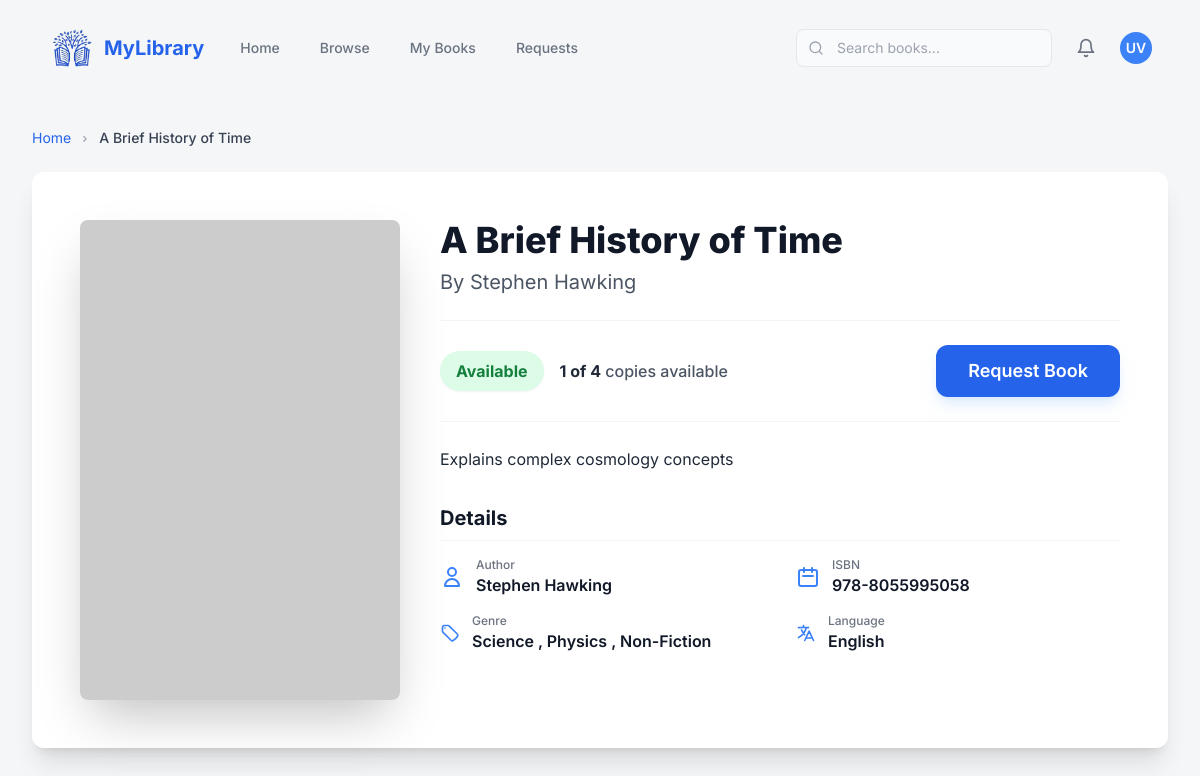
Before: /user/book/10/ (signed in) with the older database file.
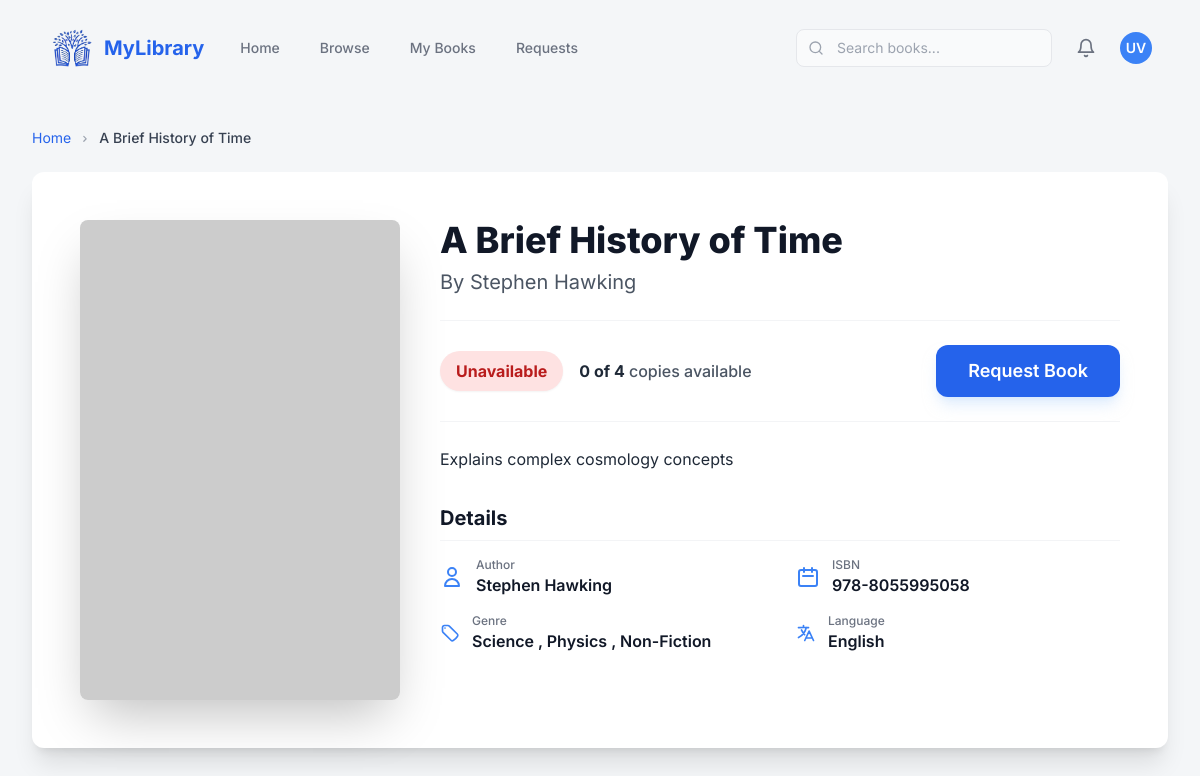
After: the same page with the newer database file.
### library_db/models.py (models this page shows, shortened)
class Book(models.Model):
    book_id = models.AutoField(primary_key=True)
    isbn = models.CharField(max_length=20, unique=True)
    title = models.CharField(max_length=255)
    author = models.CharField(max_length=100)
    genre = models.ManyToManyField(Genre, related_name='books')
    language = models.ForeignKey(Language, on_delete=models.CASCADE, related_name='books', null=True)
    description = models.TextField(blank=True, null=True)
    image_url = models.URLField(max_length=500, blank=True, null=True)
    total_copies = models.IntegerField()
    available_copies = models.IntegerField()
    def genre_display(self):
      return ', '.join(genre.genre_name for genre in self.genre.all())
    genre_display.short_description = 'Genres'

class Language(models.Model):
    language_id = models.AutoField(primary_key=True)
    language_name = models.CharField(max_length=100, unique=True)
    def __str__(self):
        return self.language_name

### LMS/views.py (the view)
# urls.py: path('user/book/<int:book_id>/', views.user_book_details, name='user_book_details'),
@login_required
def user_book_details(request, book_id):
    book = get_object_or_404(Book, book_id=book_id)
    return render(request, 'users/book_details.html', {'book': book})

### templates/users/book_details.html (shortened to what the changed rows need)
{% include "index.html" %}
{% block content %}
<main class="max-w-7xl mx-auto px-4 sm:px-6 lg:px-8 py-8">
    <nav class="text-sm text-gray-500 mb-6" aria-label="Breadcrumb">
        <ol class="list-none p-0 inline-flex">
            <li class="flex items-center">
                <a
                    href="{% url 'user_dashboard' %}"
                    class="text-blue-600 hover:text-blue-800 transition duration-150"
                    >Home</a
                >
                <svg
                    class="fill-current w-3 h-3 mx-2 text-gray-400"
                    xmlns="http://www.w3.org/2000/svg"
                    viewBox="0 0 20 20"
                >
                    <path
                        d="M7.293 14.707l3.293-3.293-3.293-3.293a1 1 0 111.414-1.414l4 4a1 1 0 010 1.414l-4 4a1 1 0 01-1.414-1.414z"
                    />
                </svg>
            </li>
            <li class="text-gray-700 font-medium truncate max-w-xs">
                {{book.title}}
            </li>
        </ol>
    </nav>
    <div class="bg-white rounded-xl shadow-xl p-8 lg:p-12">
        <div class="grid grid-cols-1 lg:grid-cols-3 gap-10">
            <div class="lg:col-span-2">
                <h1
                    class="text-4xl font-extrabold text-gray-900 mb-2"
                    id="book-title"
                >
                    {{book.title}}
                </h1>
                <p class="text-xl text-gray-600 mb-6" id="book-author">
                    By {{book.author}}
                </p>
                <div
                    class="flex flex-col sm:flex-row sm:items-center justify-between border-b border-t border-gray-100 py-6 mb-6"
                >
                    <div class="flex items-center space-x-4 mb-4 sm:mb-0">
                        {% if book.available_copies > 0 %}
                        <span
                            id="availability-status"
                            class="bg-green-100 text-green-700 font-bold px-4 py-2 rounded-full text-base shadow-sm"
                        >
                            Available
                        </span>
                        {% else %}
                        <span
                            id="availability-status"
                            class="bg-red-100 text-red-700 font-bold px-4 py-2 rounded-full text-base shadow-sm"
                        >
                            Unavailable
                        </span>
                        {% endif %}
                        <p class="text-gray-600 font-medium">
                            <span
                                id="available-copies"
                                class="font-bold text-gray-800"
                                >{{book.available_copies}} of
                                {{book.total_copies}}</span
                            >
                            copies available
                        </p>
                    </div>
                    <button
                        id="request-button"
                        class="py-3 px-8 text-lg bg-blue-600 text-white font-semibold rounded-xl hover:bg-blue-700 transition duration-150 shadow-lg shadow-blue-200/50 w-full sm:w-auto"
                    >
                    </button>
                </div>
                <div class="mb-8">
                    <p
                        id="book-description"
                        class="text-base text-gray-800 leading-relaxed"
                    >
                        {{book.description}}
                    </p>
                </div>
                <div>
                    <h2
                        class="text-xl font-bold text-gray-900 mb-4 border-b border-gray-100 pb-2"
                    >
                        Details
                    </h2>
                    <div
                        class="grid grid-cols-1 sm:grid-cols-2 gap-y-4 gap-x-8 text-gray-700"
                    >
                        <div class="flex items-center space-x-3">
                            <div>
                                <p class="text-xs font-medium text-gray-500">
                                    Author
                                </p>
                                <p
                                    id="detail-author"
                                    class="font-semibold text-gray-900"
                                >
                                    {{book.author}}
                                </p>
                            </div>
                        </div>
                        <div class="flex items-center space-x-3">
                            <div>
                                <p class="text-xs font-medium text-gray-500">
                                    ISBN
                                </p>
                                <p
                                    id="detail-isbn"
                                    class="font-semibold text-gray-900"
                                >
                                    {{book.isbn}}
                                </p>
                            </div>
                        </div>
                        <div class="flex items-center space-x-3">
                            <div>
                                <p class="text-xs font-medium text-gray-500">
                                    Language
                                </p>
                                <p
                                    id="detail-publisher"
                                    class="font-semibold text-gray-900"
                                >
                                    {{book.language}}
                                </p>
                            </div>
                        </div>
                    </div>
                </div>
            </div>
        </div>
    </div>
</main>
{% endblock %}

Changed rows visible on the page:
changed Book "A Brief History of Time": available_copies "1" → "0"
Other visible differences:
text no longer shown: "Available"
text now shown: "Unavailable"
